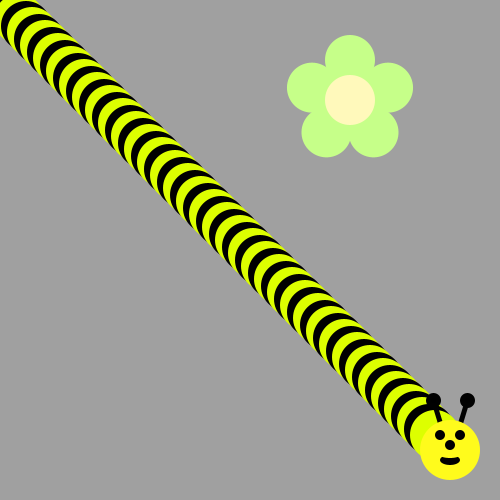
Frame 1 (no input)
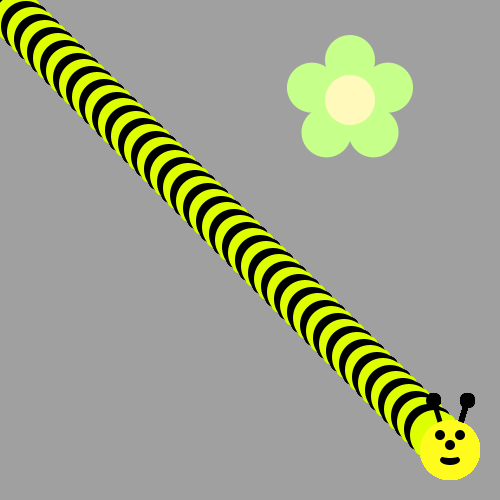
Frame 60 (the mouse pressed at the canvas centre just before this capture)
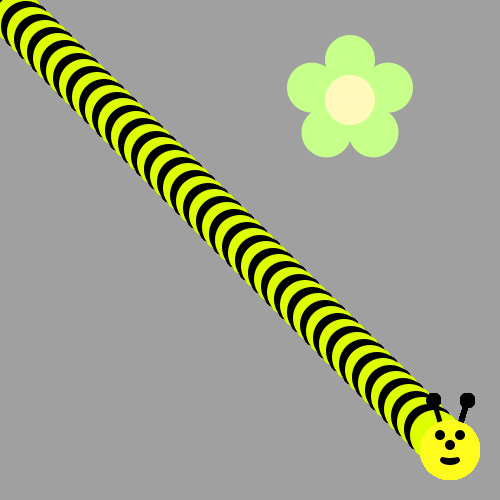
Frame 120 (the mouse held since frame 60 and released just before this capture)

The Processing sketch that drew these frames (run headless with seeded random() and noise(); from frame 60 on, the mouse is pressed at the canvas centre):

// Processing sketch: sketch_160310a
// ── sketch_160310a.pde

void draw() {
  int distance =13;
  for(int i=0;i<34;i++){
 fill(0,0,0);
 ellipse(i*distance,i*distance,50,50);
 fill(221,255,0);
 ellipse(i*distance+(distance/2),i*distance+(distance/2),50,50);
}
drawBeeFace(450,450);
}



void drawFlower(int x, int y) {
  noStroke();
  translate(x, y);
  // draw 5 petals, rotating after each one
  fill(#c6ff89); // green
  for (int i = 0; i < 5; i++) {
    ellipse(0, -40, 50, 50);
    rotate(radians(72));
  }
  fill(#fff9bb); // light yellow
  ellipse(0, 0, 50, 50);
}

void drawBeeFace(int BeeFaceX, int BeeFaceY) {
  noStroke();
  fill(0, 0, 0);
  stroke(1);
  strokeWeight(5);
  line(BeeFaceX-10, BeeFaceY-27, BeeFaceX-17, BeeFaceY-50);
  line(BeeFaceX+10, BeeFaceY-27, BeeFaceX+17, BeeFaceY-50);
  ellipse(BeeFaceX-17, BeeFaceY-50, 10, 10);
  ellipse(BeeFaceX+17, BeeFaceY-50, 10, 10);
  noStroke();
  fill(255, 251, 28);
  ellipse(BeeFaceX, BeeFaceY, 60, 60); // face
  fill(255, 237, 209);
  fill(0, 0, 0);
  ellipse(BeeFaceX-10, BeeFaceY-15, 10, 10); // eyes
  ellipse(BeeFaceX+10, BeeFaceY-15, 10, 10);
  ellipse(BeeFaceX, BeeFaceY-5, 10, 10); // nose
  ellipse(BeeFaceX, BeeFaceY+10, 20, 10);// mouth
  fill(255, 251, 28);
  ellipse(BeeFaceX, BeeFaceY+5, 20, 6);
}
void setup() {  
  ellipseMode(CENTER);
  size(500, 500);
  background(160, 160, 160); 
  drawFlower(350, 100);
}
